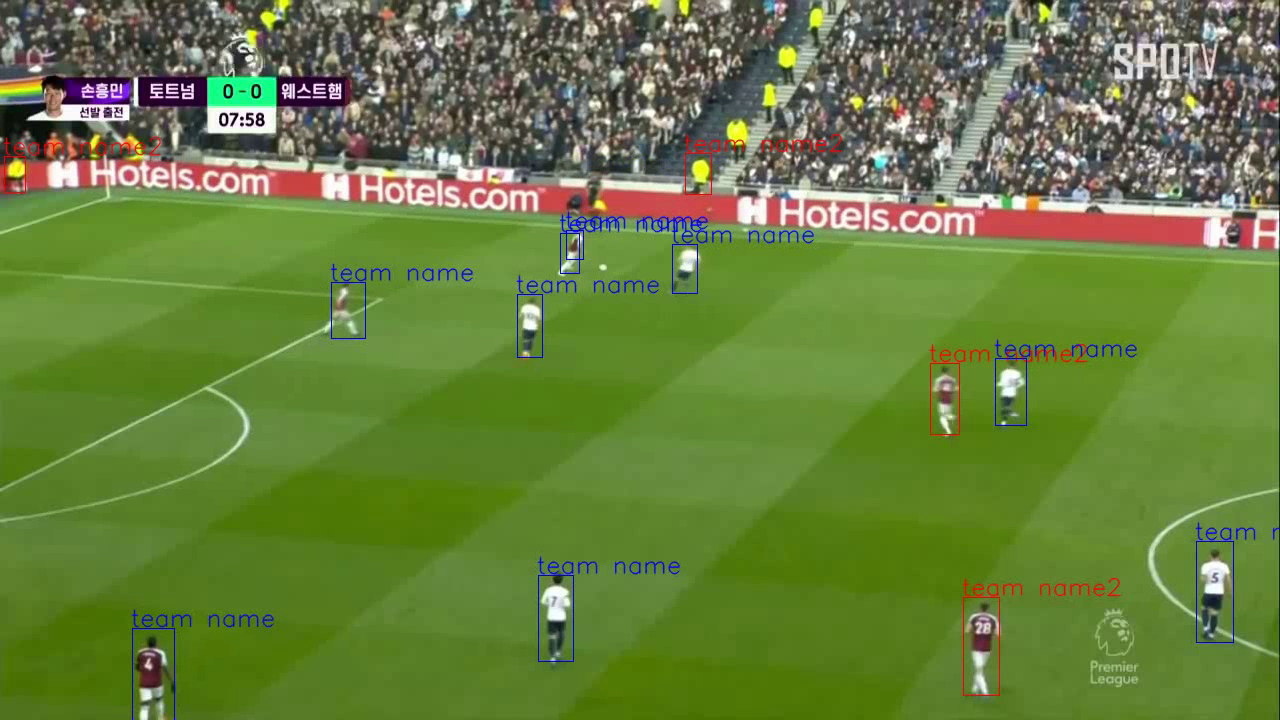
#> input picture frame 1 of mvp_son30.mp4_detecting.avi, 1280 x 720 px, given in place of mvp_son30.mp4, which was not available
$ python 0428.py
#> lines starting #> are read from the running program, lines starting #| are printed output that depends on the picture; after the words box and inside, x2 and y2 are one past the last pixel; in counts of white or black regions, pixels touching at a corner belong together; pictures that were not available may be replaced by others from this repository, and a replacement may not be noted
# 벨기에 프랑스 팀 색깔에 따라서 선수, 팀 골라주는 소스


# Import libraries
import cv2
import os
import numpy as np

# Reading the video
vidcap = cv2.VideoCapture('./mvp_son30.mp4')
success, image = vidcap.read()
#> image is the input picture: shape (720, 1280, 3); mean B, G, R 62.7, 127, 103.7
count = 0
success = True
idx = 0

# Read the video frame by frame
while success:
    # converting into hsv image
    hsv = cv2.cvtColor(image, cv2.COLOR_BGR2HSV)
#> hsv: shape (720, 1280, 3); mean H, S, V 47.1, 139.3, 132.9
    # green range
    lower_green = np.array([40, 40, 40])
    upper_green = np.array([70, 255, 255])
    # blue range
    lower_blue = np.array([110, 50, 50])
    upper_blue = np.array([130, 255, 255])

    # Red range
    lower_red = np.array([0, 31, 255])
    upper_red = np.array([176, 255, 255])

    # white range
    lower_white = np.array([0, 0, 0])
    upper_white = np.array([0, 0, 255])

    # Define a mask ranging from lower to uppper
    mask = cv2.inRange(hsv, lower_green, upper_green)
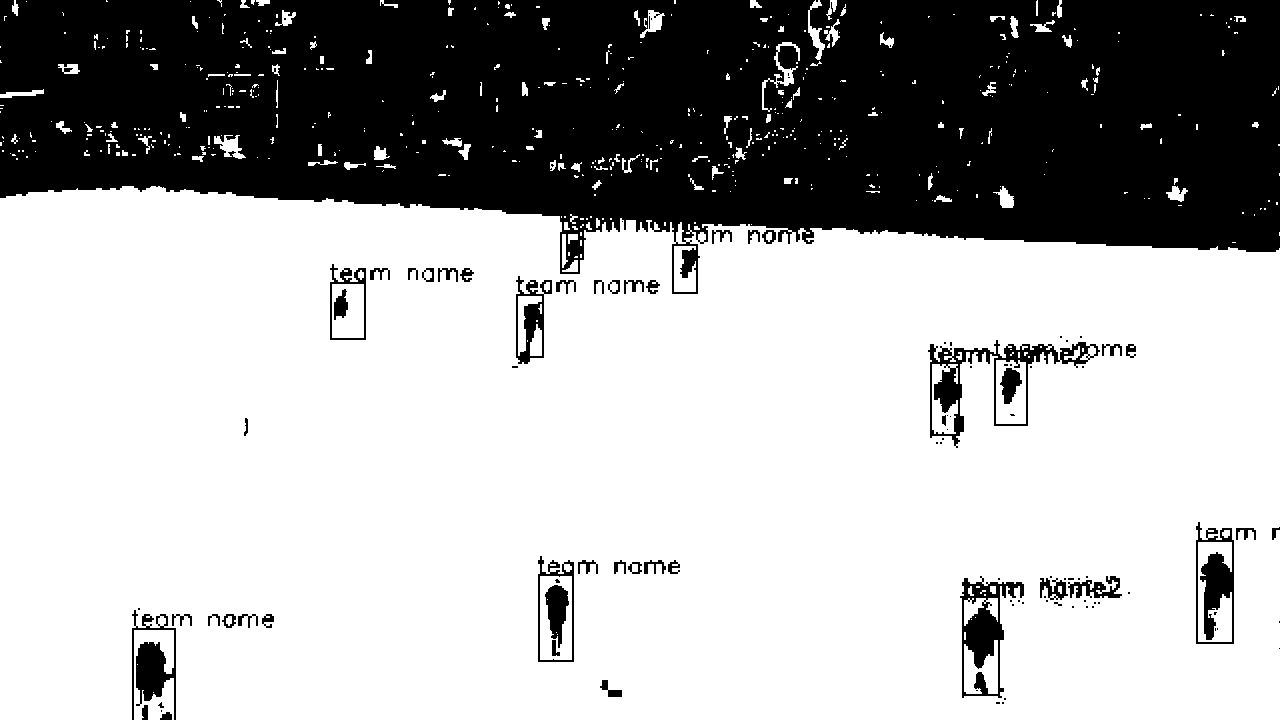
#> mask: shape (720, 1280); 68.2% white; 108 black regions (62 under 20 px), largest, box (x1, y1, x2, y2) and area: (0, 0, 1280, 294) 274128, (928, 340, 1100, 448) 3437, (960, 576, 1024, 698) 2881
    # Do masking
    res = cv2.bitwise_and(image, image, mask=mask)
    # convert to hsv to gray
    res_bgr = cv2.cvtColor(res, cv2.COLOR_HSV2BGR)
    res_gray = cv2.cvtColor(res, cv2.COLOR_BGR2GRAY)
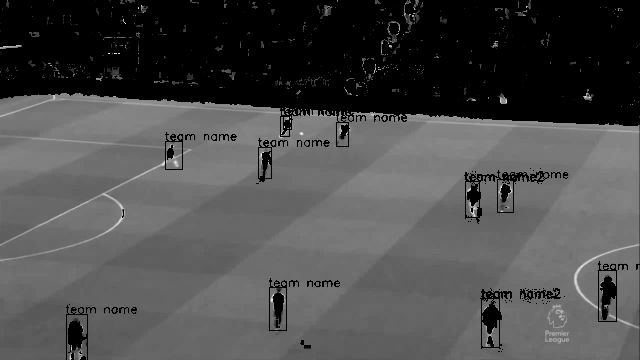
#> res_gray: shape (720, 1280) (shown at 1/2 size); min 0, max 246, mean 75.9

    # Defining a kernel to do morphological operation in threshold image to
    # get better output.
    kernel = np.ones((13, 13), np.uint8)
    thresh = cv2.threshold(res_gray, 127, 255, cv2.THRESH_BINARY_INV | cv2.THRESH_OTSU)[1]
#> thresh: shape (720, 1280); 32.2% white; 119 white regions (71 under 20 px), largest, box (x1, y1, x2, y2) and area: (0, 0, 1280, 294) 276457, (928, 340, 1100, 448) 3443, (960, 576, 1024, 698) 2885
    thresh = cv2.morphologyEx(thresh, cv2.MORPH_CLOSE, kernel)
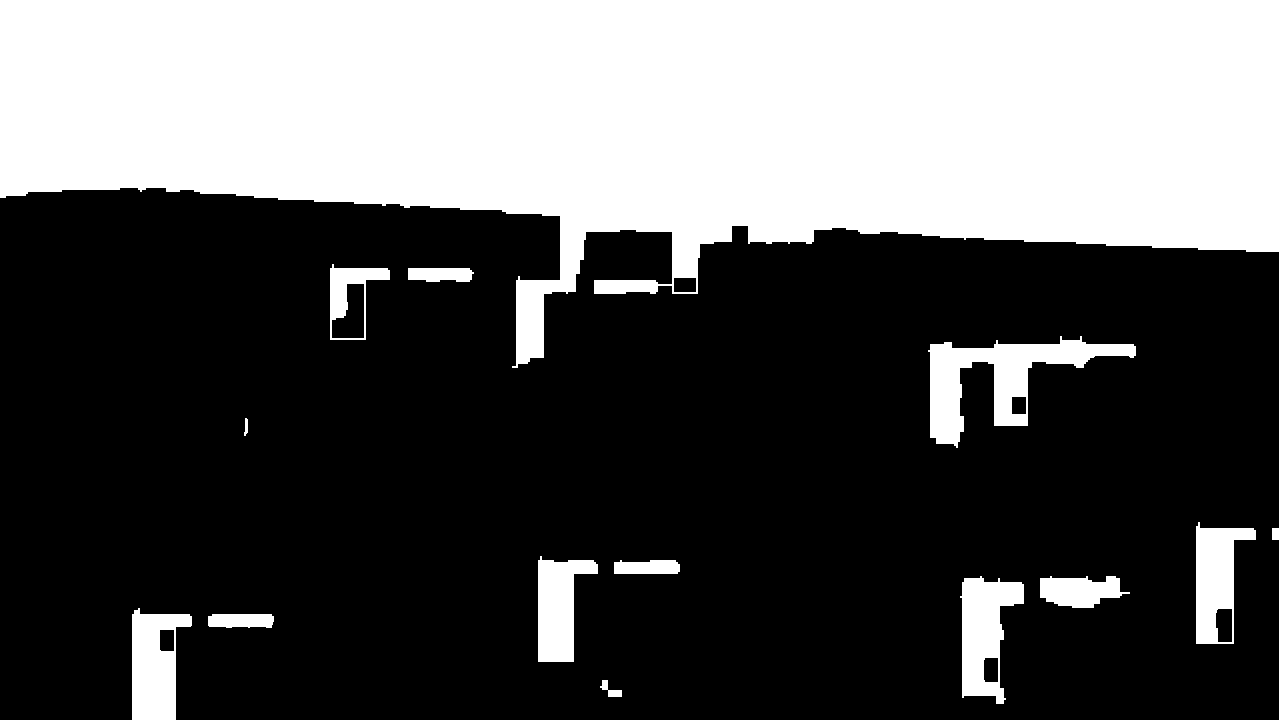
#> thresh: shape (720, 1280); 35% white; 13 white regions

    # find contours in threshold image
    contours, hierarchy = cv2.findContours(thresh, cv2.RETR_TREE, cv2.CHAIN_APPROX_SIMPLE)
#> contours = 19 contours; largest, box (x1, y1, x2, y2) and area: (0, 0, 1280, 720) 288708, (928, 336, 1136, 448) 7946, (960, 576, 1024, 704) 4938, (132, 608, 192, 720) 4727, (1196, 522, 1256, 644) 4505

    prev = 0
    font = cv2.FONT_HERSHEY_SIMPLEX

    for c in contours:
        x, y, w, h = cv2.boundingRect(c)

        # Detect players
        if (h >= (1.5) * w):
            if (w > 15 and h >= 15):
                idx = idx + 1
                player_img = image[y:y + h, x:x + w]
                player_hsv = cv2.cvtColor(player_img, cv2.COLOR_BGR2HSV)
                # If player has blue jersy
                mask1 = cv2.inRange(player_hsv, lower_blue, upper_blue)
                res1 = cv2.bitwise_and(player_img, player_img, mask=mask1)
                res1 = cv2.cvtColor(res1, cv2.COLOR_HSV2BGR)
                res1 = cv2.cvtColor(res1, cv2.COLOR_BGR2GRAY)
                nzCount = cv2.countNonZero(res1)
                # If player has red jersy
                mask2 = cv2.inRange(player_hsv, lower_red, upper_red)
                res2 = cv2.bitwise_and(player_img, player_img, mask=mask2)
                res2 = cv2.cvtColor(res2, cv2.COLOR_HSV2BGR)
                res2 = cv2.cvtColor(res2, cv2.COLOR_BGR2GRAY)
                nzCountred = cv2.countNonZero(res2)

                if (nzCount >= 20):
                    # Mark blue jersy players as france
                    cv2.putText(image, 'France', (x - 2, y - 2), font, 0.8, (255, 0, 0), 2, cv2.LINE_AA)
                    cv2.rectangle(image, (x, y), (x + w, y + h), (255, 0, 0), 3)
                else:
                    pass
                if (nzCountred >= 20):
                    # Mark red jersy players as belgium
                    cv2.putText(image, 'Belgium', (x - 2, y - 2), font, 0.8, (0, 0, 255), 2, cv2.LINE_AA)
                    cv2.rectangle(image, (x, y), (x + w, y + h), (0, 0, 255), 3)
                else:
                    pass
        if ((h >= 1 and w >= 1) and (h <= 30 and w <= 30)):
            player_img = image[y:y + h, x:x + w]

            player_hsv = cv2.cvtColor(player_img, cv2.COLOR_BGR2HSV)
            # white ball  detection
            mask1 = cv2.inRange(player_hsv, lower_white, upper_white)
            res1 = cv2.bitwise_and(player_img, player_img, mask=mask1)
            res1 = cv2.cvtColor(res1, cv2.COLOR_HSV2BGR)
            res1 = cv2.cvtColor(res1, cv2.COLOR_BGR2GRAY)
            nzCount = cv2.countNonZero(res1)

            if (nzCount >= 3):
                # detect football
                cv2.putText(image, 'football', (x - 2, y - 2), font, 0.8, (0, 255, 0), 2, cv2.LINE_AA)
                cv2.rectangle(image, (x, y), (x + w, y + h), (0, 255, 0), 3)
#> this loop made 19 passes
#> (x, y, w, h, nzCount, nzCountred) on passes 3, 6, 7, 9, 10, 11, 17: (132, 608, 60, 112, 700, 6), (960, 576, 64, 128, 0, 8), (983, 657, 16, 26, 0, 0), (538, 556, 60, 106, 744, 11), (1196, 522, 60, 122, 846, 7), (1215, 608, 18, 35, 34, 4), (331, 283, 34, 56, 171, 1)
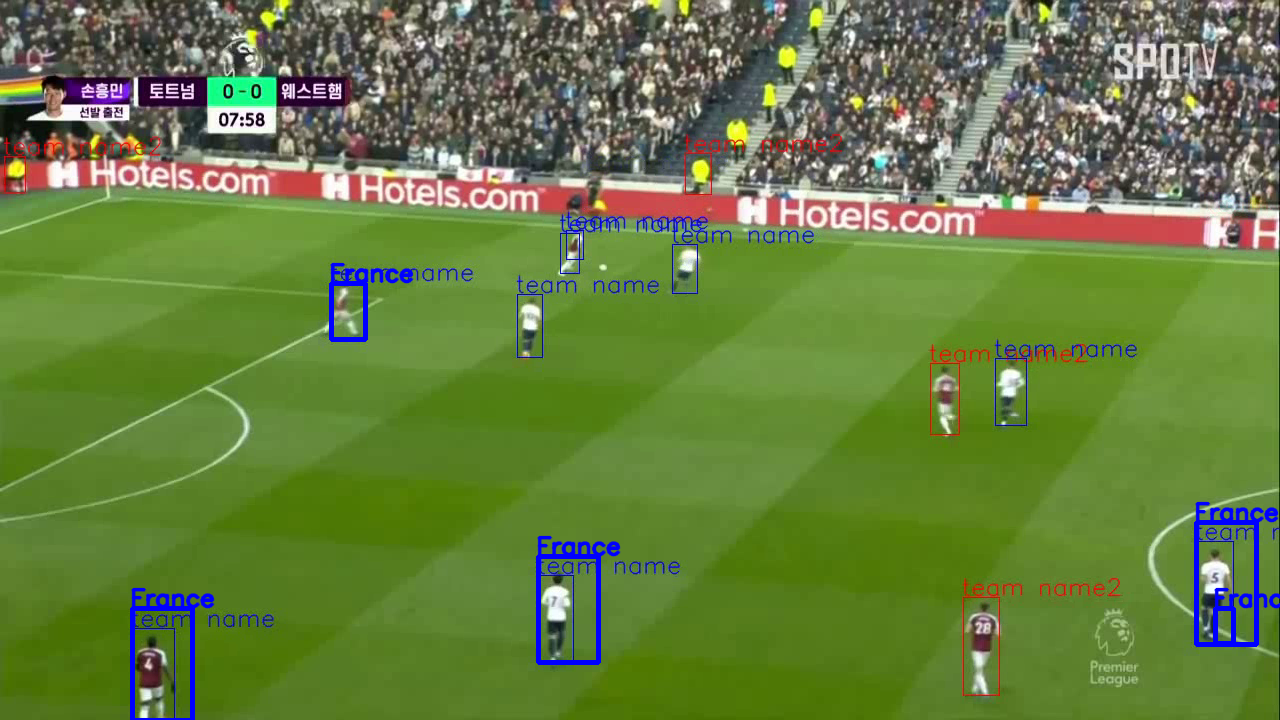
#> image: shape (720, 1280, 3); 1.17% of pixels changed, all inside (x1, y1, x2, y2) = (130, 262, 1280, 720)
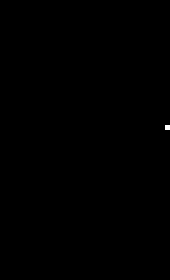
#> res2: shape (56, 34) (shown 5 times larger); values 0 (black) and 116 (white), 0.05% white in thin lines or dots, all inside (x1, y1, x2, y2) = (33, 25, 34, 26)
#> after the loop, idx = 7

    cv2.imwrite("./Cropped/frame%d.jpg" % count, res)
    print('Read a new frame: ', success)  # save frame as JPEG file
    count += 1
    cv2.imshow('Match Detection', image)
    if cv2.waitKey(1) & 0xFF == ord('q'):
#> (key q is pressed here)
        break
    success, image = vidcap.read()

vidcap.release()
cv2.destroyAllWindows()

$ run again, starting later in the video
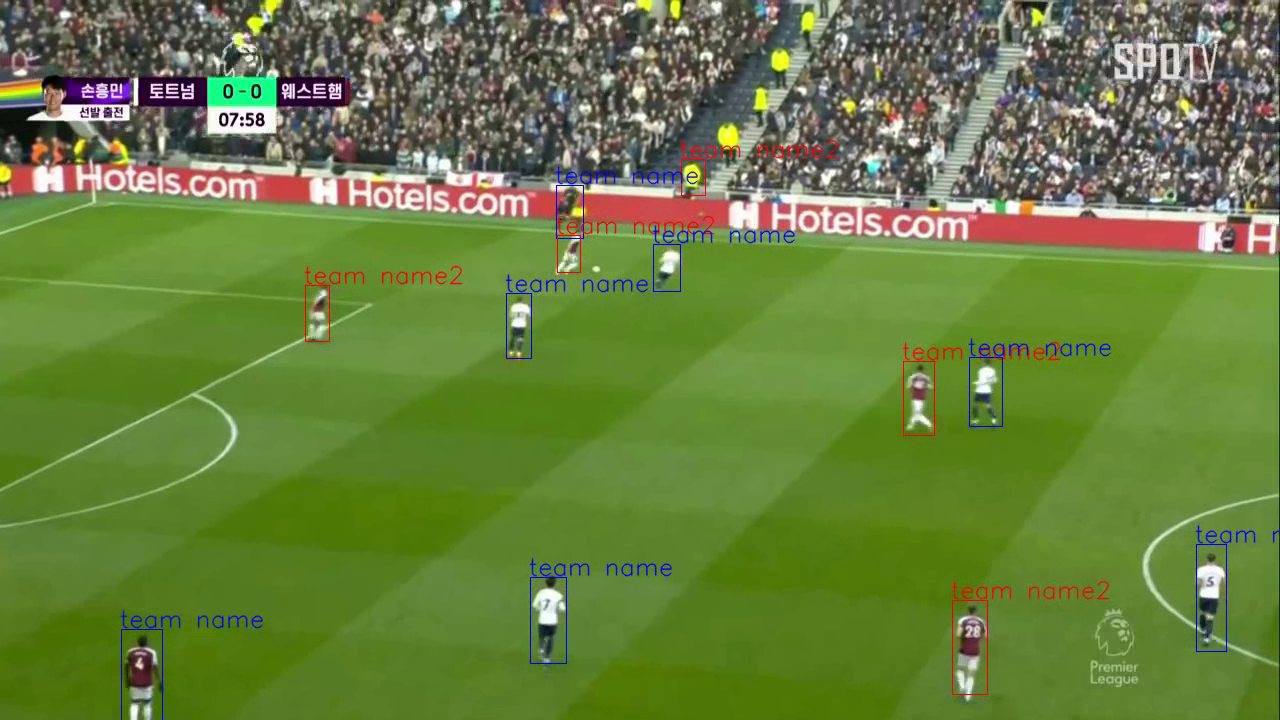
#> input picture frame 7 of mvp_son30.mp4_detecting.avi, 1280 x 720 px, given in place of mvp_son30.mp4, which was not available
#> image is the input picture: shape (720, 1280, 3); mean B, G, R 63.2, 127.2, 104.3
#> hsv: shape (720, 1280, 3); mean H, S, V 46.9, 138, 133.1
#> `mask = cv2.inRange(hsv, lower_green, upper_green)`:
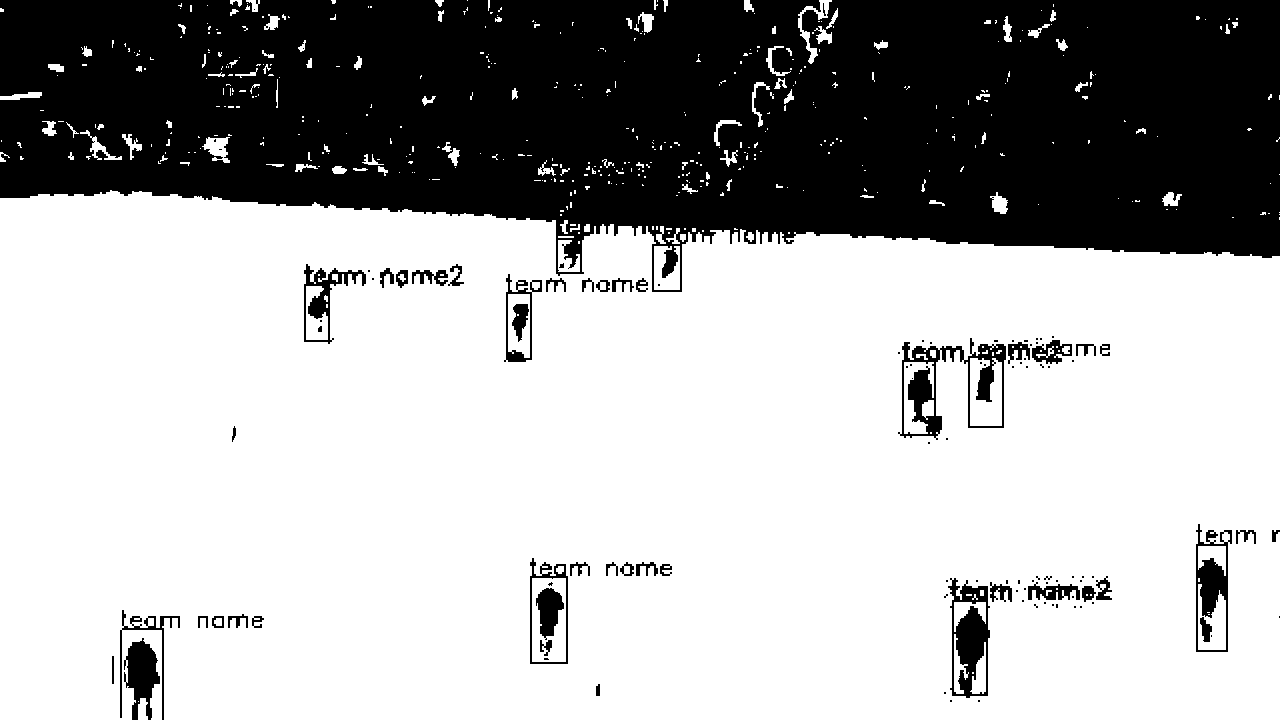
#> mask: shape (720, 1280); 67.4% white; 114 black regions (69 under 20 px), largest, box (x1, y1, x2, y2) and area: (0, 0, 1280, 292) 281420, (898, 338, 1006, 440) 3325, (948, 578, 990, 698) 2696
#> contours = 17 contours; largest, box (x1, y1, x2, y2) and area: (0, 0, 1280, 720) 297900, (898, 336, 1110, 444) 8766, (944, 576, 1112, 702) 6952, (112, 610, 180, 720) 4808, (1196, 524, 1256, 652) 4086
#> the loop `for c in contours:` made 17 passes
#> (x, y, w, h, nzCount, nzCountred) on passes 3, 7, 8, 9, 10: (112, 610, 68, 110, 688, 5), (530, 558, 60, 106, 757, 5), (550, 635, 17, 28, 0, 0), (1196, 524, 60, 128, 853, 16), (1209, 612, 18, 39, 37, 0)
#> after the loop `for c in contours:`:
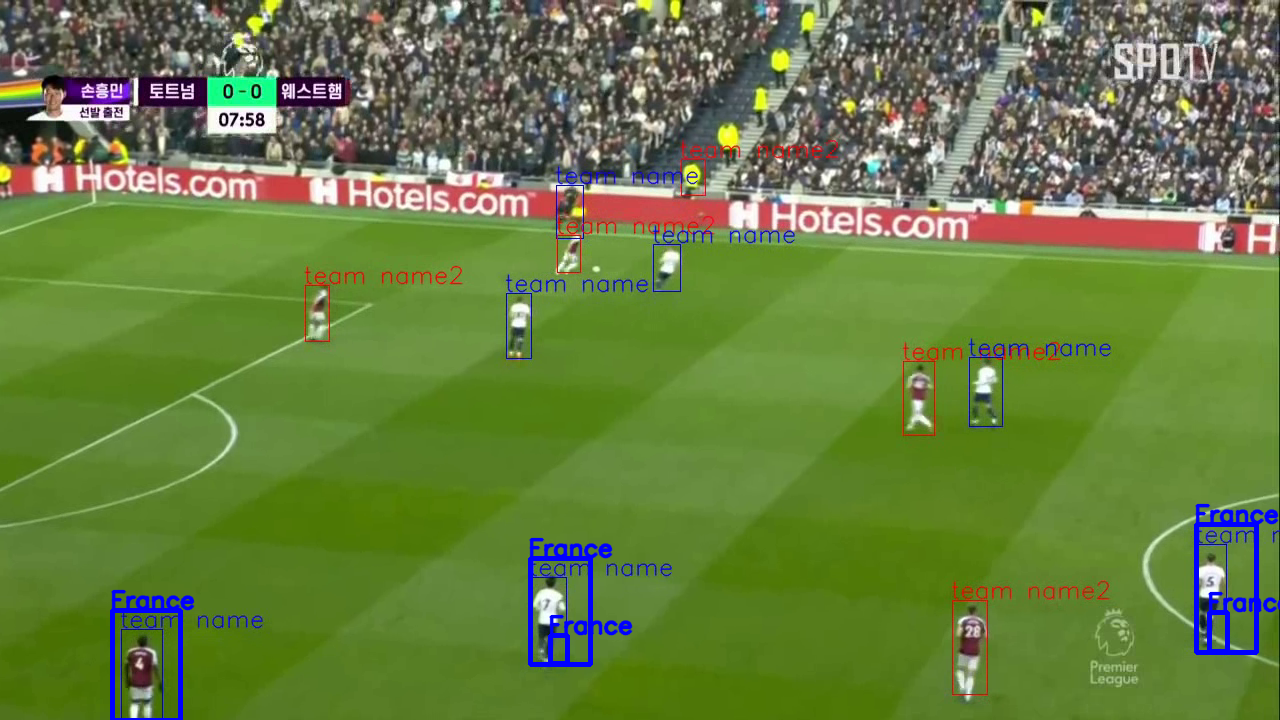
#> image: shape (720, 1280, 3); 1.13% of pixels changed, all inside (x1, y1, x2, y2) = (110, 503, 1280, 720)
#> after the loop `for c in contours:`: idx = 5
